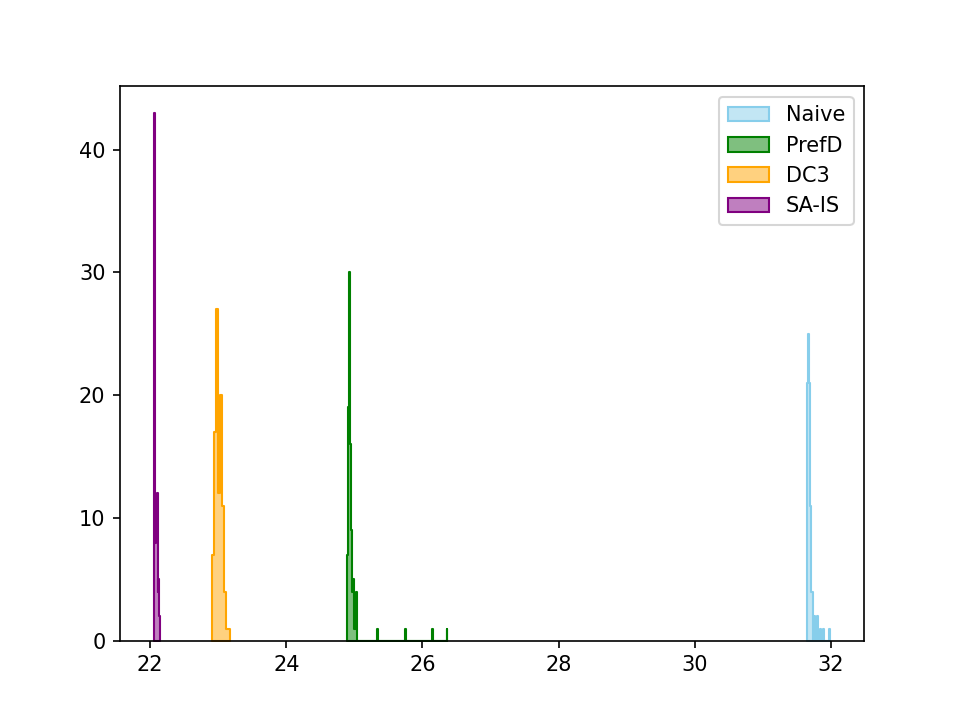

Reproduce this figure in Python.
# Modul za rad sa nizovima
import numpy as np

# Modul za lepe histograme
import seaborn as sns

# Modul za crtanje grafikona
import matplotlib.pyplot as plt

# Čitanje podataka o izvršavanju
with open('chart.txt') as f:
  linije = f.readlines()

# Izdvajanje linija sa vremenima
vremena = [np.log2(eval(linija))
           for linija in linije
           if linija.startswith('[')]

# Odabrani skup oznaka
oznake = 'Naive', 'PrefD', 'DC3', 'SA-IS'

# Odabrana paleta boja
boje = 'skyblue', 'green', 'orange', 'purple'

# Crtanje histograma vremena
for i in range(4):
  sns.histplot(vremena[i],
               element='step',
               label=oznake[i],
               color=boje[i],
               alpha=.5)

# Crtanje legende
plt.legend()

# Brisanje nevažne oznake sa y-ose
plt.ylabel('')

# Čuvanje kvalitetne slike
plt.savefig('histogram', dpi=150)
